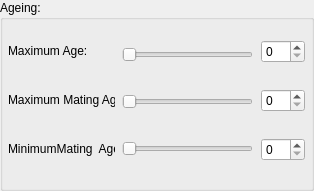
             <widget class="QGroupBox" name="groupBox_20">
              <property name="title">
               <string>Ageing:</string>
              </property>
              <widget class="QWidget" name="layoutWidget">
               <property name="geometry">
                <rect>
                 <x>122</x>
                 <y>21</y>
                 <width>131</width>
                 <height>161</height>
                </rect>
               </property>
               <layout class="QVBoxLayout" name="verticalLayout_29">
                <item>
                 <widget class="QSlider" name="horizontalSlider_31">
                  <property name="orientation">
                   <enum>Qt::Horizontal</enum>
                  </property>
                 </widget>
                </item>
                <item>
                 <widget class="QSlider" name="horizontalSlider_32">
                  <property name="orientation">
                   <enum>Qt::Horizontal</enum>
                  </property>
                 </widget>
                </item>
                <item>
                 <widget class="QSlider" name="horizontalSlider_33">
                  <property name="orientation">
                   <enum>Qt::Horizontal</enum>
                  </property>
                 </widget>
                </item>
               </layout>
              </widget>
              <widget class="QWidget" name="layoutWidget">
               <property name="geometry">
                <rect>
                 <x>261</x>
                 <y>20</y>
                 <width>44</width>
                 <height>161</height>
                </rect>
               </property>
               <layout class="QVBoxLayout" name="verticalLayout_30">
                <item>
                 <widget class="QSpinBox" name="spinBox_24"/>
                </item>
                <item>
                 <widget class="QSpinBox" name="spinBox_25"/>
                </item>
                <item>
                 <widget class="QSpinBox" name="spinBox_27"/>
                </item>
               </layout>
              </widget>
              <widget class="QWidget" name="layoutWidget">
               <property name="geometry">
                <rect>
                 <x>8</x>
                 <y>29</y>
                 <width>107</width>
                 <height>141</height>
                </rect>
               </property>
               <layout class="QVBoxLayout" name="verticalLayout_7">
                <item>
                 <widget class="QLabel" name="label_42">
                  <property name="text">
                   <string>Maximum Age:</string>
                  </property>
                 </widget>
                </item>
                <item>
                 <widget class="QLabel" name="label_43">
                  <property name="text">
                   <string>Maximum Mating Age:</string>
                  </property>
                 </widget>
                </item>
                <item>
                 <widget class="QLabel" name="label_44">
                  <property name="text">
                   <string>MinimumMating  Age:</string>
                  </property>
                 </widget>
                </item>
               </layout>
              </widget>
             </widget>
